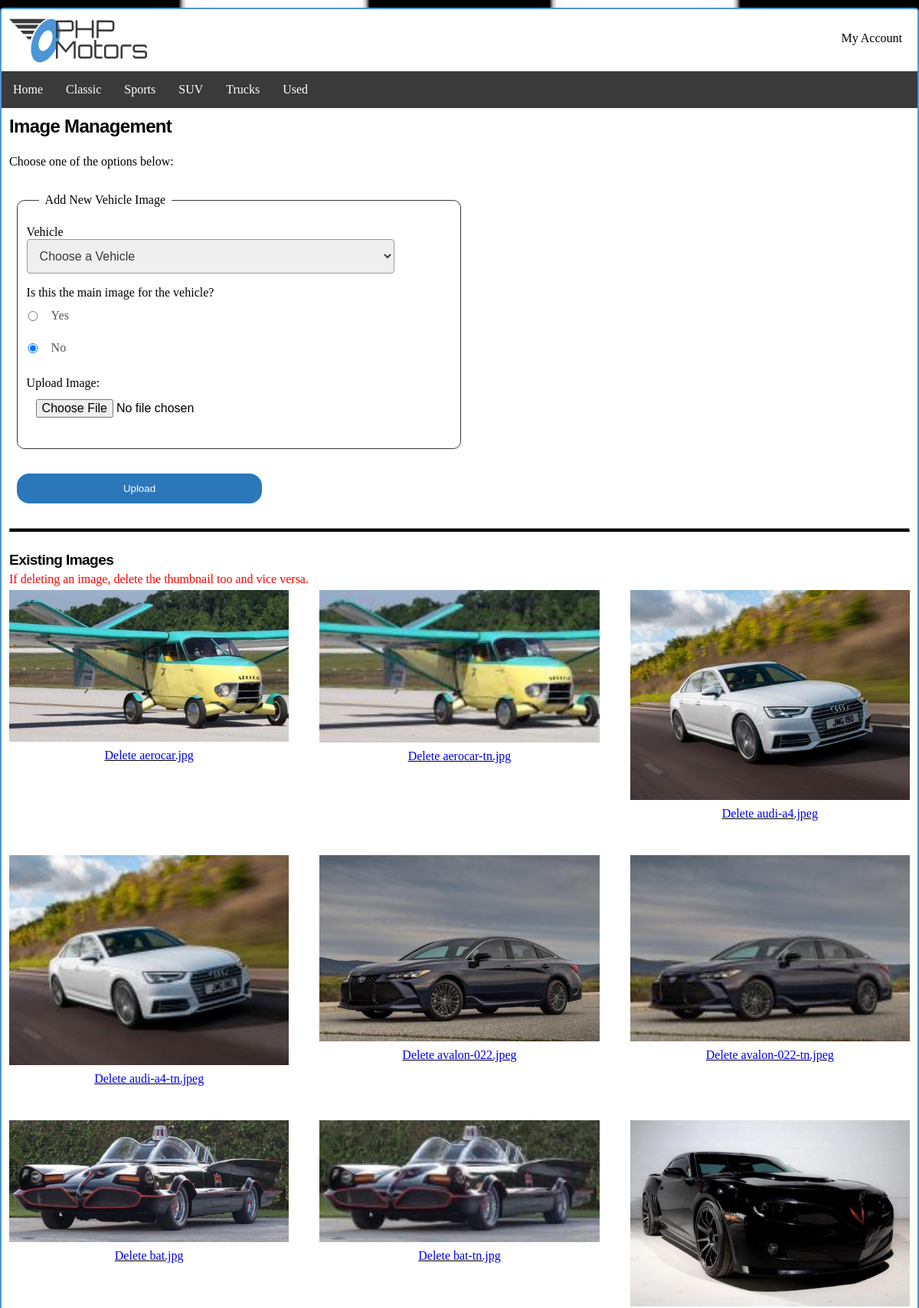
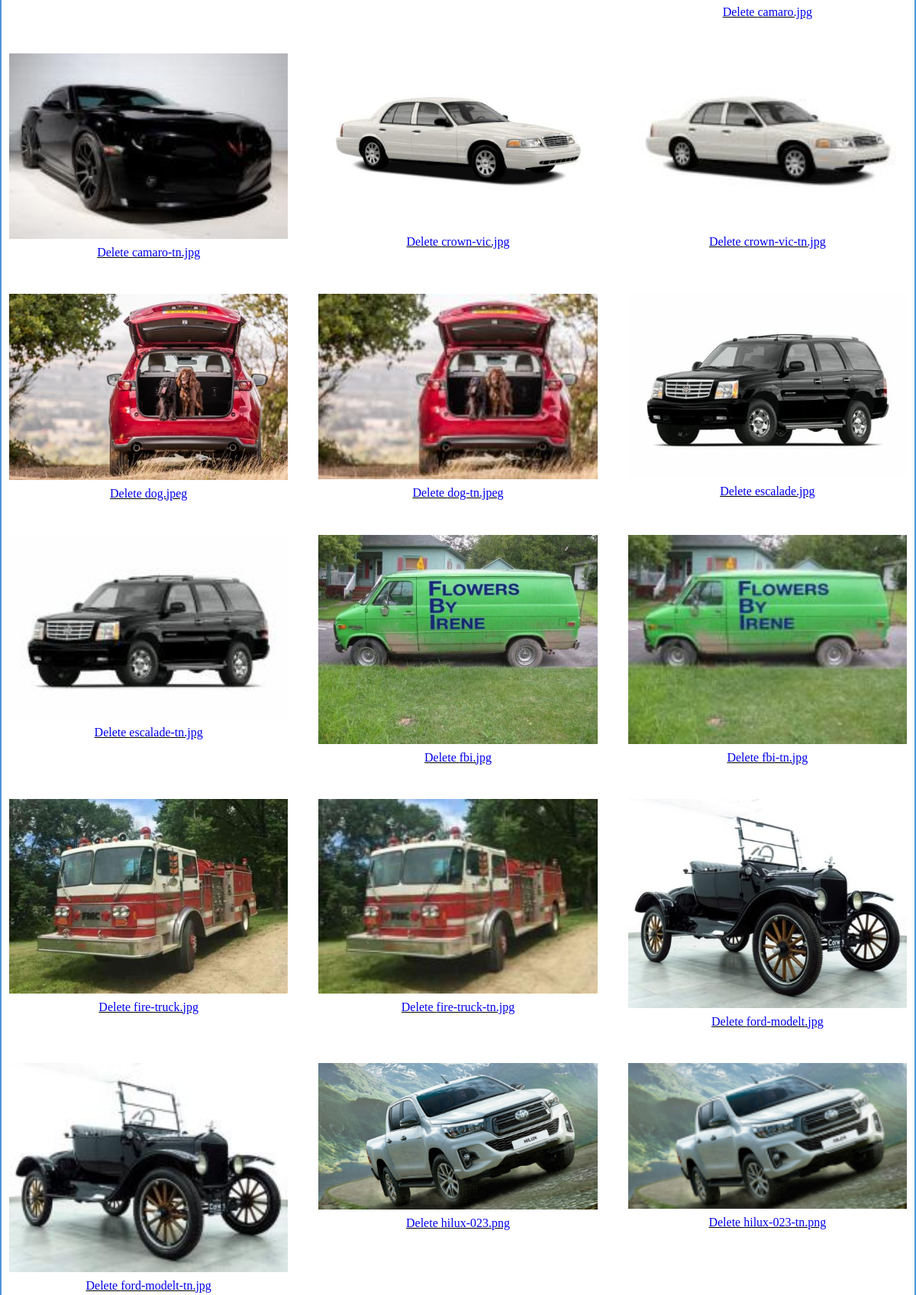
Page /uploads/index.php (upper part) on the committed database (2 pictures, top to bottom).
### tables this page shows
CREATE TABLE `carclassification` (
  `classificationId` int(11) NOT NULL,
  `classificationName` varchar(30) NOT NULL
);

CREATE TABLE `images` (
  `imgId` int(10) UNSIGNED NOT NULL,
  `invId` int(10) UNSIGNED NOT NULL,
  `imgName` varchar(100) NOT NULL,
  `imgPath` varchar(150) NOT NULL,
  `imgDate` timestamp NOT NULL DEFAULT current_timestamp(),
  `imgPrimary` tinyint(1) NOT NULL DEFAULT 0
);

### model/main-model.php (called while the page is built, shortened)
<?php
function getClassifications(){
    $db = phpmotorsConnect();
    $sql = 'SELECT classificationId, classificationName FROM carClassification ORDER BY classificationName ASC';
     $stmt = $db->prepare($sql);
    $stmt->execute();
    $classifications = $stmt->fetchAll();
    return $classifications;
}
?>

### model/uploads-model.php (called while the page is built, shortened)
<?php
function getImages() {
    $db = phpmotorsconnect();
    $sql = 'SELECT imgId, imgPath, imgName, imgDate, inventory.invId, invMake, invModel FROM images JOIN inventory ON images.invId = inventory.invId';
    $stmt = $db->prepare($sql);
    $stmt->execute();
    $imageArray = $stmt->fetchAll(PDO::FETCH_ASSOC);
    return $imageArray;
}
?>

### model/vehicles-model.php (called while the page is built, shortened)
<?php
function getVehicles()
{
    $db = phpmotorsConnect();
    $sql = 'SELECT invId, invMake, invModel FROM inventory';
    $st = $db->prepare($sql);
    $st->execute();
    $invInfo = $st->fetchAll(PDO::FETCH_ASSOC);
    return $invInfo;
}

### library/functions.php (the view, shortened to what this page needs)
<?php
function navList($classifications)
{
    $navList = '<ul>';
    $navList .= "<li><a href='/phpmotors/' title='View the PHP Motors home page'>Home</a></li>";
    foreach ($classifications as $classification) {
        $navList .= "<li><a href='/phpmotors/vehicles/?action=classification&classificationName=" . urlencode($classification['classificationName']) . "' title='View our $classification[classificationName] lineup of vehicles'>$classification[classificationName]</a></li>";
    }
    $navList .= '</ul>';
    return $navList;
}
function buildImageDisplay($imageArray)
{
    $id = '<ul id="image-display">';
    foreach ($imageArray as $image) {
        $id .= '<li>';
        $id .= "<img src='$image[imgPath]' title='$image[invMake] $image[invModel] image on PHP Motors.com' alt='$image[invMake] $image[invModel] image on PHP Motors.com'>";
        $id .= "<p><a href='/phpmotors/uploads?action=delete&imgId=$image[imgId]&filename=$image[imgName]' title='Delete the image'>Delete $image[imgName]</a></p>";
        $id .= '</li>';
    }
    $id .= '</ul>';
    return $id;
}
function buildVehiclesSelect($vehicles)
{
    $prodList = '<select name="invId" id="invId">';
    $prodList .= "<option>Choose a Vehicle</option>";
    foreach ($vehicles as $vehicle) {
        $prodList .= "<option value='$vehicle[invId]'>$vehicle[invMake] $vehicle[invModel]</option>";
    }
    $prodList .= '</select>';
    return $prodList;
}
?>

### uploads/index.php (shortened to what this page needs)
<?php
require_once '../model/main-model.php';
require_once '../model/vehicles-model.php';
require_once '../model/uploads-model.php';
require_once '../library/functions.php';
$classifications = getClassifications();
$navigation = navList($classifications);
$action = filter_input(INPUT_POST, 'action', FILTER_SANITIZE_FULL_SPECIAL_CHARS);
if ($action == NULL) {
    $action = filter_input(INPUT_GET, 'action', FILTER_SANITIZE_FULL_SPECIAL_CHARS);
}
switch ($action) {
    default:
        $imageArray = getImages();
        if (count($imageArray)) {
            $imageDisplay = buildImageDisplay($imageArray);
        } else {
            $imageDisplay = '<p class="message">Sorry, no images could be found.</p>';
        }
        $vehicles = getVehicles();
        $prodSelect = buildVehiclesSelect($vehicles);
        include '../view/image-admin.php';
        exit;
        break;
}
?>

### view/image-admin.php (shortened to what this page needs)
<!DOCTYPE html>
<html lang="en">
<head>
    <link rel="stylesheet" href="/phpmotors/css/base.css" media="screen">
    <link rel="stylesheet" href="/phpmotors/css/large.css" media="screen">
</head>
<body>
    <main>
        <header>
            <?php require_once $_SERVER['DOCUMENT_ROOT'] . '/phpmotors/snippets/header.php'; ?>
        </header>
        <nav>
            <?php echo $navigation; ?>
        </nav>
        <div id="imageMan">
            <h1>Image Management</h1><br>
            <p>Choose one of the options below:</p>
            <form method="post" action="/phpmotors/uploads/" class="user-form" enctype="multipart/form-data">
                <fieldset>
                    <legend>Add New Vehicle Image</legend>
                    <label for="invItem">Vehicle</label>
                    <?php echo $prodSelect; ?>
                    <div>Is this the main image for the vehicle?</div>
                    <label class="sbs" for="priYes"><input type="radio" name="imgPrimary" id="priYes" value="1"
                            class="fff">Yes</label>
                    <label class="sbs" for="priNo"><input type="radio" name="imgPrimary" id="priNo" checked
                            value="0">No</label>
                    <label>Upload Image:<input type="file" name="file1"></label>
                </fieldset>
                <input type="submit" class="submitBtn" value="Upload">
            </form>
            <hr><br><br>
            <h2>Existing Images</h2>
            <p class="danger">If deleting an image, delete the thumbnail too and vice versa.</p>
            <?php
            if (isset($imageDisplay)) {
                echo $imageDisplay;
            } ?>
            <br><br>
        </div>
    </main>
</body>
</html>

### snippets/header.php
<a href="/phpmotors"><img src="/phpmotors/images/site/logo.png" alt="phpMotors logo"></a>
<div class="header-main">
    <?php if (isset($_SESSION['loggedin'])) {
        echo "<a href='/phpmotors/accounts/' class='header-cookie'>{$_SESSION['clientData']['clientFirstname']}</a>";
        echo '<a href="/phpmotors/accounts/?action=logout">Logout</a>';
    } else {
        echo '<a href="/phpmotors/accounts/?action=login" title="Login to your user account">My Account</a>';
    }
    ?>
</div>

### css/base.css (style rules this page uses)
html { box-sizing: border-box; }
body { background-image: none; }
h1, h2, h3, h4, h5, h6 { font-family: "Space Grotesk", Helvetica, sans-serif; -webkit-font-smoothing: antialiased; font-weight: 700; letter-spacing: -0.66px; }
h1 { font-size: 1.5em; }
h2 { font-size: 1.2em; }
p, li, a { font-family: Georgia, "Times New Roman", Times, serif; }
p { margin: 5px 0; }
main { background-color: #fff; border: 2px solid #4c96d7; border-radius: 5px; margin: 10px auto; }
header { display: flex; justify-content: space-between; align-items: center; padding-right: 20px; margin-bottom: 5px; }
.header-main { display: flex; justify-content: flex-end; align-items: center; column-gap: 15px; }
header a { color: #000; }
nav { background-color: #3a3a3a; padding: 15px 0; margin-bottom: 10px; }
nav ul { display: flex; list-style-type: none; }
nav a { color: #fff; padding: 20px 15px; }
a { text-decoration: none; }
hr { border-bottom: 4px solid #000; margin-bottom: -10px; }
img { width: 100%; }
form.user-form { padding: 0 10px; }
form fieldset { margin: 2rem 0; border: 1px solid #3a3a3a; border-radius: 10px; padding: 0.5rem 2%; }
form legend { margin: 0 1rem; padding: 0 0.5rem; }
form label, form div { display: block; padding-top: 1rem; font-size: 1rem; }
form label:last-child { margin-bottom: 20px; }
form label input, form select, form label textarea { display: block; font-size: 1rem; border: solid 1px #999; border-radius: 4px; padding: 0.75rem; color: #000; width: 100%; max-width: 30rem; }
form select { color: #3a3a3a; }
form label.sbs { display: flex; align-items: center; padding: 0.75rem 0; color: #555; }
form label.sbs input[type="radio"] { margin-left: -14.5rem; margin-right: -13.5rem; }
form label input[type="file"] { border: none; }
form input.submitBtn { border: none; background-color: #2b77ba; color: #fff; border-radius: 1rem; padding: 0.75rem 1.5rem; margin: 0 0 2rem 0; width: 96%; max-width: 20rem; cursor: pointer; }
.vehicle-detail-grid, #image-display { display: block; }
.vehicle-detail-grid .grid2 ul, #image-display, #vehicle-thumbnail { list-style-type: none; }
#imageMan { margin: 10px; }
#image-display p { text-align: center; text-decoration: underline; }
.danger { color: red; }

### css/large.css (style rules this page uses)
@media (min-width: 32.5em) { body { background-image: url(../images/site/small_check.jpg); background-position: center; background-size: cover; } }
@media (min-width: 32.5em) { form.user-form { max-width: 600px; display: block; } }
@media (min-width: 45em) { main { max-width: 1200px; } }
@media (min-width: 45em) { #image-display { display: grid; grid-template-columns: repeat(3, 1fr); gap: 40px; } }

### rows in the picture
carclassification: classificationName "Classic"
carclassification: classificationName "Sports"
carclassification: classificationName "SUV"
carclassification: classificationName "Trucks"
carclassification: classificationName "Used"
images: imgPath (picture), imgName "aerocar.jpg"
images: imgPath (picture), imgName "aerocar-tn.jpg"
images: imgPath (picture), imgName "audi-a4.jpeg"
images: imgPath (picture), imgName "audi-a4-tn.jpeg"
images: imgPath (picture), imgName "avalon-022.jpeg"
images: imgPath (picture), imgName "avalon-022-tn.jpeg"
images: imgPath (picture), imgName "bat.jpg"
images: imgPath (picture), imgName "bat-tn.jpg"
images: imgPath (picture), imgName "camaro.jpg"
images: imgPath (picture), imgName "camaro-tn.jpg"
images: imgPath (picture), imgName "crown-vic.jpg"
images: imgPath (picture), imgName "crown-vic-tn.jpg"
images: imgPath (picture), imgName "dog.jpeg"
images: imgPath (picture), imgName "dog-tn.jpeg"
images: imgPath (picture), imgName "escalade.jpg"
images: imgPath (picture), imgName "escalade-tn.jpg"
images: imgPath (picture), imgName "fbi.jpg"
images: imgPath (picture), imgName "fbi-tn.jpg"
images: imgPath (picture), imgName "fire-truck.jpg"
images: imgPath (picture), imgName "fire-truck-tn.jpg"
images: imgPath (picture), imgName "ford-modelt.jpg"
images: imgPath (picture), imgName "ford-modelt-tn.jpg"
images: imgPath (picture), imgName "hilux-023.png"
images: imgPath (picture), imgName "hilux-023-tn.png"
